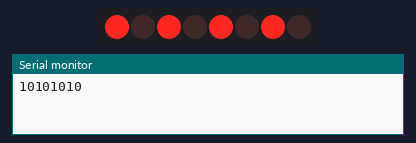
Simulated run of this sketch. Board: Arduino Uno, built with avr-gcc and run on an emulated ATmega328P. Parts: 8 shift-register outputs drawn as a row of LEDs (first output left, lit = HIGH), the last lines printed to the serial monitor. Wiring (inferred from the names in the program): shift register (74HC595): data pin 12; shift clock pin 9; latch pin 11. Wiring (inferred from the signals the program sends): row of LEDs: on Q0, Q1, Q2, Q3, Q4, Q5, Q6, Q7.

Above: at 0.1 s.
At 1.1 s:
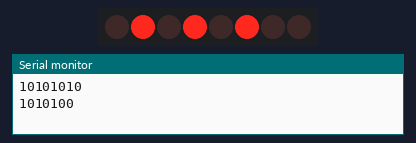
At 2.1 s:
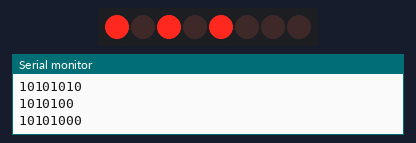
At 3.1 s:
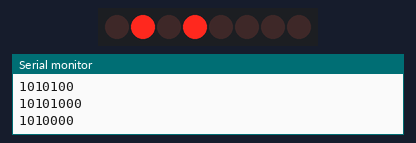
At 4.1 s:
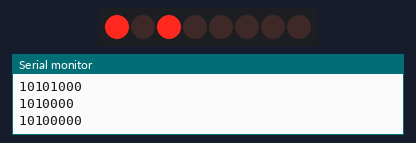
At 6.1 s:
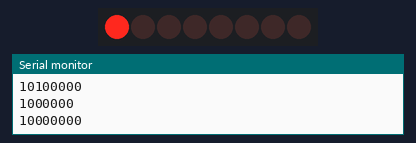
Timing chart, 0 to 8.5 s (numbered marks = the images above):
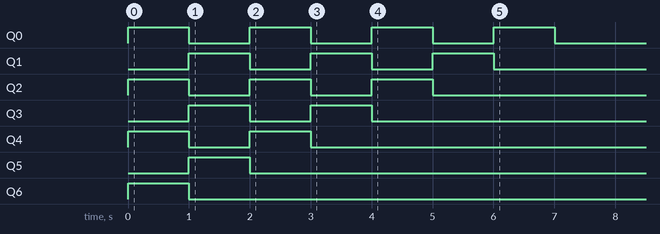

Measured:
- by itself, Q0: alternates HIGH for 1.0 s and LOW for 1.0 s, 8 changes in all, then stays LOW
- by itself, Q1, Q2: alternates HIGH for 1.0 s and LOW for 1.0 s, 6 changes in all, then stays LOW
- by itself, Q3, Q4: alternates HIGH for 1.0 s and LOW for 1.0 s, 4 changes in all, then stays LOW
- by itself, Q5: LOW → HIGH at 1.0 s, → LOW 1.0 s later
- by itself, Q6: LOW → HIGH at 0.00 s, → LOW 1.0 s later

The sketch:

HEXHW2.ino
```cpp
int latchPin = 11;
int clockPin = 9;
int dataPin = 12;
int dt =1000;
byte myByte =0b10101010;

void setup() {
  // pu  t your setup code here, to run once:

  Serial.begin(9600);
  pinMode(latchPin,OUTPUT);
  pinMode(dataPin,OUTPUT);
  pinMode(clockPin,OUTPUT);


}

void loop() {
  // put your main code here, to run repeatedly:


  while (myByte <= 0xFF) {
  /*
  Serial.print("Input a Number: ");
  while (Serial.available()==0){};
  myByte = Serial.parseInt();
  */
  digitalWrite(latchPin,LOW);
  shiftOut(dataPin,clockPin,LSBFIRST,myByte);
  digitalWrite(latchPin,HIGH);
  Serial.println(myByte,BIN);
  delay(dt);

  myByte = myByte*2;


  }

}
```
